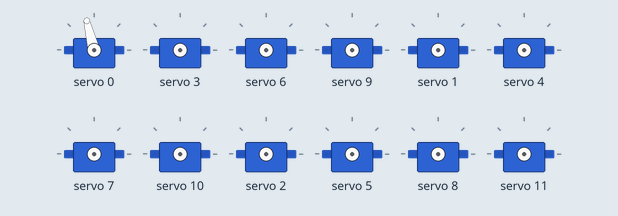
This sketch was run on a simulated Arduino Uno, built with avr-gcc and run on an emulated ATmega328P. Shown: 12 × servo.

Above: at 0.05 s.
At 3.95 s:
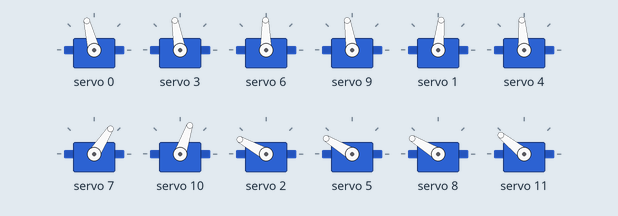
At 5.4 s:
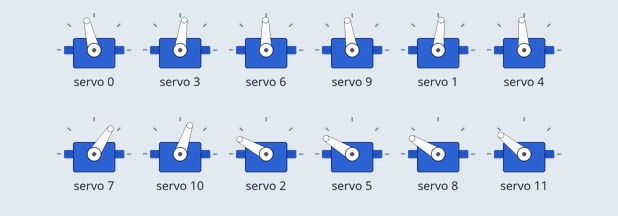
At 6.4 s:
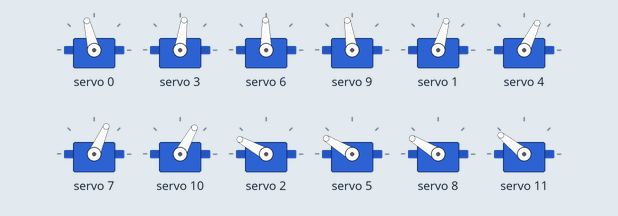
At 8.05 s:
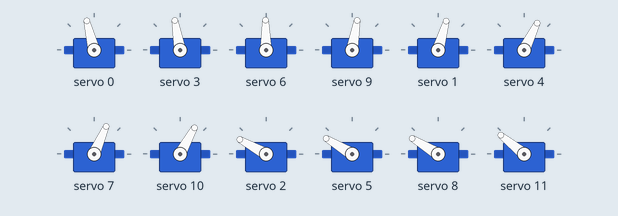
At 10.75 s:
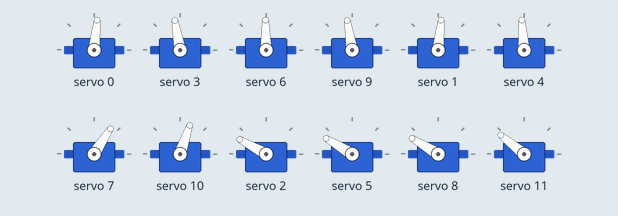
Timing chart, 0 to 14.0 s (numbered marks = the images above):
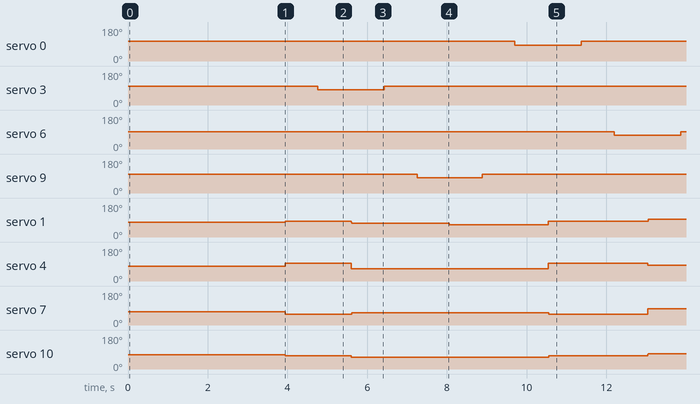

Measured:
- by itself, servo 0: alternates 104° for 9.1 s and 84° for 1.7 s
- by itself, servo 3: alternates 100° for 9.1 s and 82° for 1.7 s
- by itself, servo 6: alternates 91° for 9.1 s and 72° for 1.7 s
- by itself, servo 9: alternates 99° for 9.1 s and 80° for 1.6 s
- by itself, servo 1: repeats every 10.8 s: 77° 0.01 s, 74° 2.4 s, 64° 2.5 s, 84° 2.5 s, 94° 1.7 s, 84° 1.7 s
- by itself, servo 4: repeats every 10.8 s: 64° 4.9 s, 93° 0.02 s, 94° 2.5 s, 84° 1.7 s, 94° 1.7 s
- by itself, servo 7: repeats every 10.8 s: 66° 4.9 s, 57° 2.5 s, 86° 1.7 s, 71° 0.01 s, 57° 1.7 s
- by itself, servo 10: repeats every 10.8 s: 61° 5.0 s, 71° 2.5 s, 77° 0.01 s, 80° 1.7 s, 71° 1.7 s

The sketch:

_1_25.ino
```cpp
#include <Wire.h>
#include <Adafruit_PWMServoDriver.h>
#include "servoClass.h"
#include "condition.h"

extern Adafruit_PWMServoDriver pwm;// = Adafruit_PWMServoDriver();

#define freq 60
#define timspace  800
MyServo ser[4][3];  //定义舵机对象
int i, j;
int buer[3] = {1, 5, 1};

void setup() {
  for (i = 0; i <= 3; i++)
  for (j = 0; j <= 2; j++) {
    ser[i][j].si = i;
    ser[i][j].sj = j;
    ser[i][j].num = 3 * i + j;
    }                             //初始化舵机参数
    // Serial.begin(9600);
    // Serial.println("test begin!");
    // Serial.println();
    pwm.begin();
    pwm.setPWMFreq(freq);

  ser[0][0].setServoPWM(110, 560);
  ser[0][1].setServoPWM(110, 560);
  ser[0][2].setServoPWM(140, 565); //0-170
  ser[1][0].setServoPWM(120, 540);
  ser[1][1].setServoPWM(110, 560);
  ser[1][2].setServoPWM(110, 562);
  ser[2][0].setServoPWM(90, 520);
  ser[2][1].setServoPWM(90, 540);
  ser[2][2].setServoPWM(120, 560);
  ser[3][0].setServoPWM(110, 540);
  ser[3][1].setServoPWM(110, 540); //broken
  ser[3][2].setServoPWM(110, 540);
}

void loop() {
  while (1) {

    while (buer[0]) {
      init_1();   //初始化

      buer[0]--;
    }
    while (buer[1]) {

      //first step
      ser[1][1].changle(105);
      ser[3][1].changle(85);
      ser[3][2].changle(160);
      ser[0][1].changle(95);
      ser[0][2].changle(160);
      ser[2][1].changle(75);

      delay(timspace);

      ser[1][0].changle(95);
      delay(800);
      ser[1][1].changle(75);
      ser[3][1].changle(75);
      ser[3][2].changle(160);
      ser[0][1].changle(85);
      ser[2][1].changle(85);
      ser[2][2].changle(160);
      delay(800);

      ser[1][0].changle(115);
      delay(timspace);

      //second step
      ser[3][0].changle(95);
      delay(800);
      ser[3][1].changle(75);
      ser[1][1].changle(75);
      ser[1][2].changle(160);
      ser[0][1].changle(75);
      ser[0][2].changle(160);
      ser[2][1].changle(85);
      delay(800);

      ser[3][0].changle(115);
      delay(timspace);

      ser[0][0].changle(95);
      delay(800);
      ser[0][1].changle(95);
      ser[1][1].changle(105);
      ser[3][1].changle(85);
      ser[3][2].changle(160);
      ser[2][1].changle(75);
      ser[2][2].changle(160);
      delay(800);

      ser[0][0].changle(115);
      delay(timspace);

      ser[2][0].changle(95);
      delay(800);

      ser[2][1].changle(105);
      ser[1][1].changle(95);
      ser[1][2].changle(160);
      ser[3][1].changle(95);
      ser[0][1].changle(105);
      ser[0][2].changle(160);
      delay(800);
      ser[2][0].changle(115);
      delay(800);

      buer[1]--;
    }
  }
}
```

condition.cpp
```cpp
#include "condition.h"
#include "servoClass.h"
#include <arduino.h>

extern int i;
extern MyServo ser[4][3];

void init_1() //初始化
{
  for (i = 0; i <= 3; i++) {
    ser[i][0].addangle(115);
    delay(200);
  }

  for (i = 0; i <= 3; i++) {
    ser[i][1].addangle(90);
    delay(200);
  }

  for (i = 0; i <= 3; i++) {
    ser[i][2].addangle(160);
    delay(200);
  }
  delay(1500);
}
```

condition.h
```cpp
#ifndef CONDITION_H
#define CONDITION_H


void init_1();


#endif
```

servoClass.cpp
```cpp
#include "servoClass.h"
#include <Adafruit_PWMServoDriver.h>

Adafruit_PWMServoDriver pwm = Adafruit_PWMServoDriver();

MyServo::MyServo() { //构造函数
  SERVOMIN = 90;
  SERVOMAX = 580;
  //中间值335
}
void MyServo::setServoPWM(int mi, int ma) { //修改pwm占空比
  SERVOMIN = mi;
  SERVOMAX = ma;
}

void MyServo::changle(int ang) {
  int i;

  if(angle<=ang)
    for(i=angle;i<=ang;i++){
      pwm.setPWM(num, 0, map(i, 0, 180, SERVOMIN, SERVOMAX));
      //delay(1);
    }
  if(angle>ang)
    for(i=angle;i>=ang;i--){
      pwm.setPWM(num, 0, map(i, 0, 180, SERVOMIN, SERVOMAX));
      //delay(1);
    }

  angle = ang;
  //printInfor();
}

void MyServo::addangle(int ang) {
  angle = ang;
  pwm.setPWM(num, 0, map(angle, 0, 180, SERVOMIN, SERVOMAX));
  //printInfor();
}

void MyServo::printInfor() { //打印数据函数
  Serial.print("servo:");
  Serial.print(si);
  Serial.print(" ");
  Serial.print(sj);
  Serial.print("  pinNum:");
  Serial.println(num);
  Serial.print("move to ");
  Serial.print(angle);
  Serial.println(" degree  ");
  Serial.print("PWM value:");
  Serial.println(map(angle, 0, 180, SERVOMIN, SERVOMAX));
  Serial.print("SERVOMIN:");
  Serial.print(SERVOMIN);
  Serial.print("  SERVOMAX:");
  Serial.println(SERVOMAX);
  Serial.println();
}
```

servoClass.h
```cpp
#ifndef SERVOCLASS_H
#define SERVOCLASS_H


//定义舵机类
class MyServo {
  public:
    MyServo();  //构造函数
    int si, sj, num; //舵机编号si，sj，对应驱动板上接口num
    int angle;  //舵机角度
    int SERVOMIN, SERVOMAX; //舵机最大最小脉冲
    void setServoPWM(int mi, int ma); //设置舵机脉冲范围
    void changle(int ang);        //舵机改变到ang角度，绝对
    void addangle(int ang);       //舵机转过多少角度，相对
    void printInfor();            //打印舵机数据
};


#endif
```
